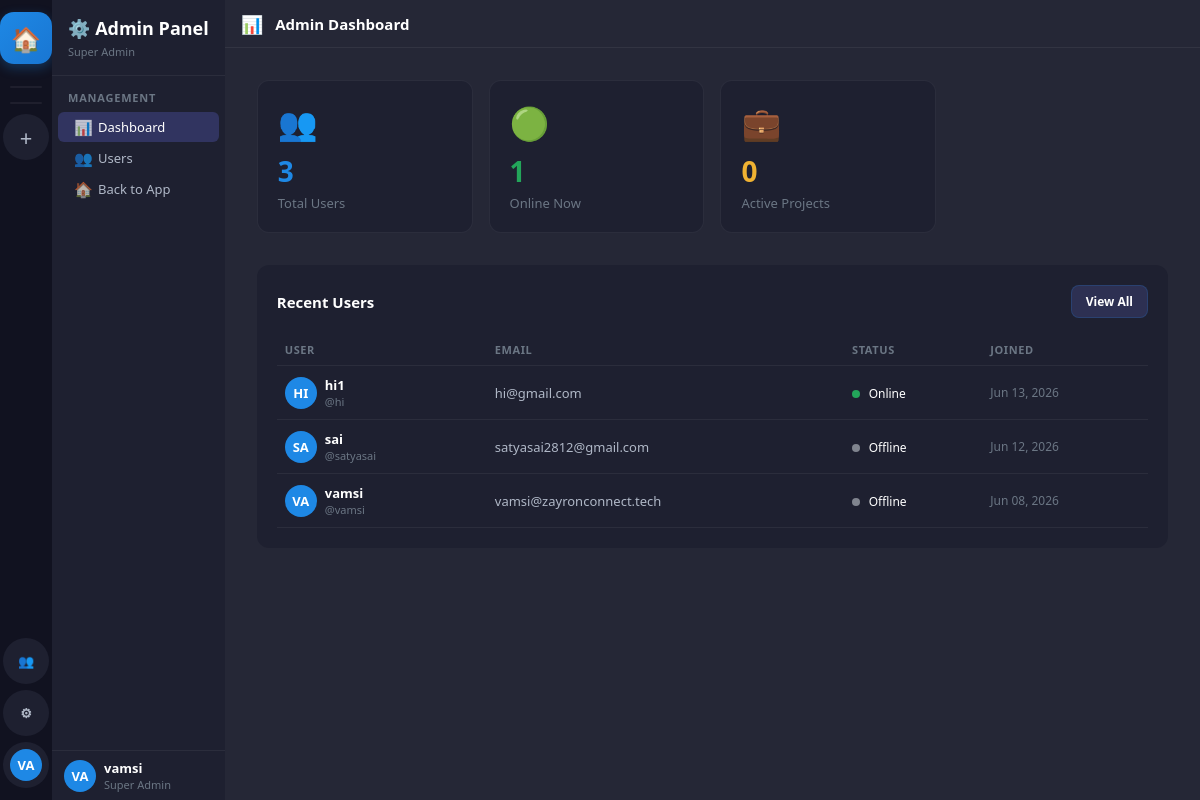
The app's page /admin-panel/ (signed in), older data.
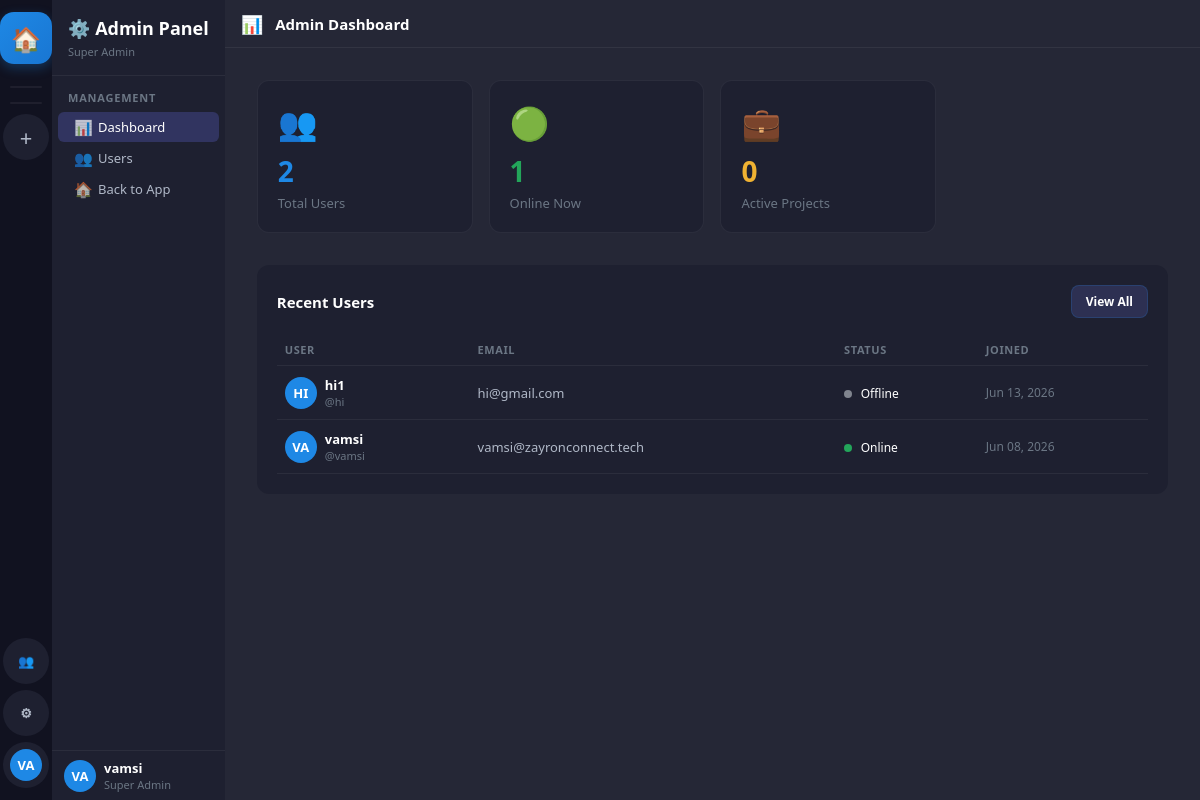
The same page, newer data.
### accounts/models.py (models this page shows, shortened)
class User(AbstractUser):
    ROLE_CHOICES = [
        ('super_admin', 'Super Admin'),
        ('hr', 'HR'),
        ('employee', 'Employee'),
    ]
    STATUS_CHOICES = [
        ('online', 'Online'),
        ('offline', 'Offline'),
        ('busy', 'Busy'),
        ('away', 'Away'),
    ]
    display_name = models.CharField(max_length=100, blank=True)
    avatar = models.ImageField(upload_to='avatars/', null=True, blank=True)
    is_super_admin = models.BooleanField(default=False)  # Legacy, kept for compatibility
    role = models.CharField(max_length=20, default='employee', choices=ROLE_CHOICES)
    status = models.CharField(max_length=20, default='offline', choices=STATUS_CHOICES)
    bio = models.TextField(blank=True)
    phone = models.CharField(max_length=20, blank=True)
    created_by = models.ForeignKey('self', on_delete=models.SET_NULL, null=True, blank=True, related_name='created_users')
    can_manage_users = models.BooleanField(default=False)  # Control access to user creation
    can_create_projects = models.BooleanField(default=False)  # Control access to project creation
    must_change_password = models.BooleanField(default=False)  # Force password change on first login
    class Meta:
        db_table = 'zc_users'
    def get_display_name(self):
        return self.display_name or self.get_full_name() or self.username
    def get_status_color(self):
        return {
            'online': '#23a55a',
            'offline': '#80848e',
            'busy': '#f23f43',
            'away': '#f0b232',
        }.get(self.status, '#80848e')
    def get_initials(self):
        name = self.get_display_name()
        parts = name.split()
        if len(parts) >= 2:
            return (parts[0][0] + parts[1][0]).upper()
        return name[:2].upper() if name else 'U'

### accounts/views.py (the view)
# urls.py: path('admin-panel/', views.admin_dashboard, name='admin_dashboard'),
@login_required
def admin_dashboard(request):
    if not (request.user.is_super_admin or request.user.is_staff):
        return redirect('dashboard')
    from workspace.models import Project
    context = {
        'total_users': User.objects.count(),
        'online_users': User.objects.filter(status='online').count(),
        'total_projects': Project.objects.filter(is_active=True).count(),
        'recent_users': User.objects.order_by('-date_joined')[:10],
        'all_projects': request.user.projects.filter(is_active=True),
    }
    return render(request, 'admin_panel/dashboard.html', context)

### templates/admin_panel/dashboard.html (shortened to what the changed rows need)
{% extends 'base.html' %}
{% block sidebar %}
<nav class="sidebar-channels">
  <div class="sc-header">
    <h2>⚙️ Admin Panel</h2>
  </div>
  <div class="sc-userbar">
    <div class="avatar avatar-32" style="background:var(--accent)">{{ user.get_initials }}</div>
    <div style="flex:1;min-width:0"><div class="ub-name">{{ user.get_display_name }}</div><div class="ub-tag">Super Admin</div></div>
  </div>
</nav>
{% endblock %}
{% block content %}
<div class="dashboard-content">
  <div style="display:grid;grid-template-columns:repeat(auto-fill,minmax(200px,1fr));gap:16px;margin-bottom:32px">
    <div style="background:var(--bg-sidebar-r);border-radius:12px;padding:20px;border:1px solid var(--border)">
      <div style="font-size:32px;margin-bottom:8px">👥</div>
      <div style="font-size:28px;font-weight:800;color:var(--accent)">{{ total_users }}</div>
      <div style="font-size:13px;color:var(--text-3);margin-top:4px">Total Users</div>
    </div>
  </div>
  <div style="background:var(--bg-sidebar-r);border-radius:12px;padding:20px">
    <table style="width:100%;border-collapse:collapse">
      <thead>
        <tr style="border-bottom:1px solid var(--border)">
          <th style="text-align:left;padding:8px;font-size:11px;color:var(--text-3);text-transform:uppercase;letter-spacing:.6px">User</th>
          <th style="text-align:left;padding:8px;font-size:11px;color:var(--text-3);text-transform:uppercase;letter-spacing:.6px">Email</th>
          <th style="text-align:left;padding:8px;font-size:11px;color:var(--text-3);text-transform:uppercase;letter-spacing:.6px">Status</th>
          <th style="text-align:left;padding:8px;font-size:11px;color:var(--text-3);text-transform:uppercase;letter-spacing:.6px">Joined</th>
        </tr>
      </thead>
      <tbody>
        {% for u in recent_users %}
        <tr style="border-bottom:1px solid var(--border)">
          <td style="padding:10px 8px">
            <div style="display:flex;align-items:center;gap:8px">
              <div class="avatar avatar-32" style="background:var(--accent)">{{ u.get_initials }}</div>
              <div>
                <div style="font-size:13px;font-weight:600">{{ u.get_display_name }}</div>
                <div style="font-size:11px;color:var(--text-3)">@{{ u.username }}</div>
              </div>
            </div>
          </td>
          <td style="padding:10px 8px;font-size:13px;color:var(--text-2)">{{ u.email }}</td>
          <td style="padding:10px 8px">
            <span style="width:8px;height:8px;border-radius:50%;background:{{ u.get_status_color }};display:inline-block;margin-right:5px"></span>
            <span style="font-size:12px">{{ u.get_status_display }}</span>
          </td>
          <td style="padding:10px 8px;font-size:12px;color:var(--text-3)">{{ u.date_joined|date:"M d, Y" }}</td>
        </tr>
        {% endfor %}
      </tbody>
    </table>
  </div>
</div>
{% endblock %}

### templates/base.html (shortened to what this page needs)
<!DOCTYPE html>
<html lang="en">
<head>
<link rel="stylesheet" href="/static/css/main.css">
</head>
<body>
<div class="app-shell">
  <nav class="sidebar-projects" id="sidebar-projects">
    <a href="/dashboard/" class="sp-btn sp-logo" title="Home" onclick="location.reload(); return true">🏠</a>
    <div class="sp-divider"></div>
    <div class="sp-divider"></div>
    {% if user.role == 'super_admin' or user.role == 'hr' or user.can_create_projects %}
    <a href="/project/create/" class="sp-btn" title="New Project">
      <span style="font-size:22px;font-weight:300">+</span>
    </a>
    {% endif %}
    {% if user.role == 'super_admin' or user.role == 'hr' or user.can_manage_users %}
    <a href="{% url 'user_management_unified' %}" class="sp-btn" title="User Management">
      👥
    </a>
    {% endif %}
    {% if user.is_super_admin or user.is_staff %}
    <a href="/admin-panel/" class="sp-btn" title="Admin Panel">
      ⚙
    </a>
    {% endif %}
    <a href="/profile/" class="sp-btn" title="Profile">
      <div class="avatar avatar-32" style="background:var(--accent)">{{ user.get_initials }}</div>
    </a>
  </nav>
  {% block sidebar %}{% endblock %}
  <main class="main-content" id="main-content">
    {% block content %}{% endblock %}
  </main>
</div>
</body>
</html>

Row changes from the older to the newer data that the page shows:
removed User: get_initials "SA", get_display_name "sai", username "satyasai", email "satyasai2812@gmail.com", status "Offline", date_joined "Jun 12, 2026"
changed User "VA": status "Offline" → "Online"
changed User "HI": status "Online" → "Offline"
Text that changed along with them:
{{ total_users }}: "3" → "2"
